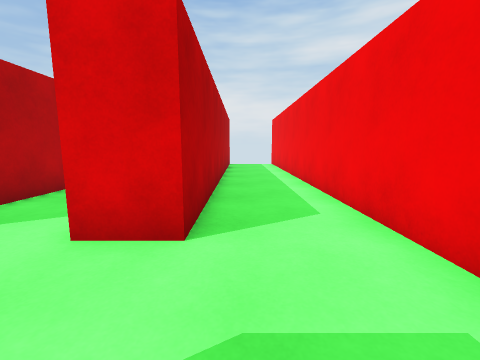
view 1 (above)

24 first-person views from a walk through a 3-D level made in the Unity game engine. The camera is 1.2 m above the floor, tilts 8° down and sees 90° across. The floor is counted in squares, 1 m on a side. Each view is taken from the middle of a square. On the plan, view 1 faces up. The plan holds only what a view shows up to about 12 squares ahead; the rest is blank. The place goes on beyond the plan.

view 2
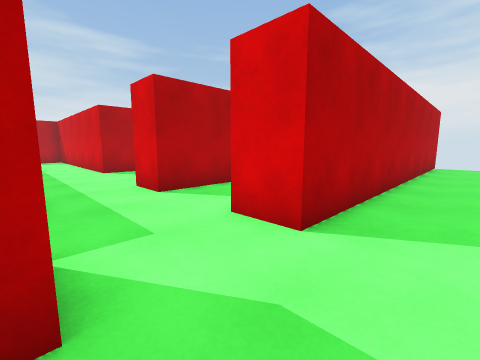

view 3
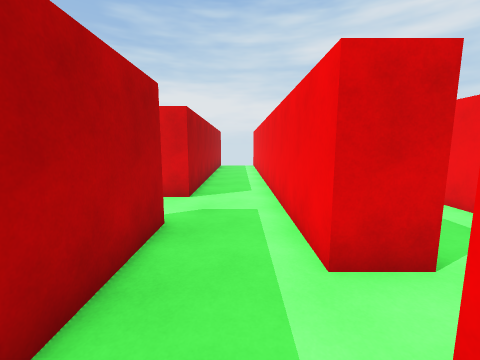

view 4
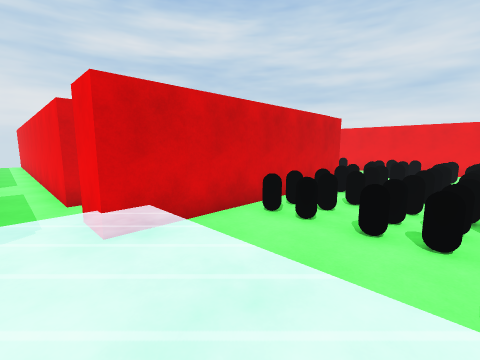

view 5
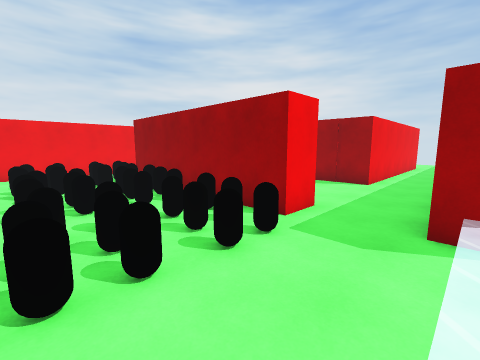

view 6
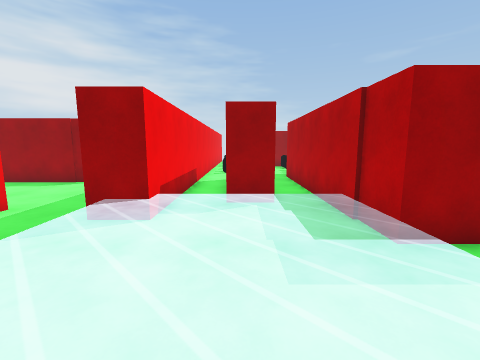

view 7
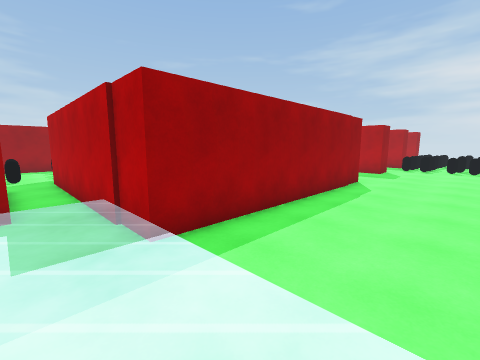

view 8
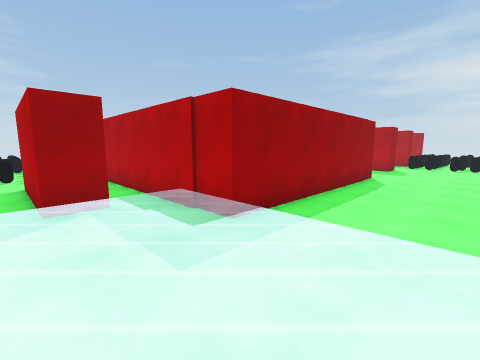

view 9
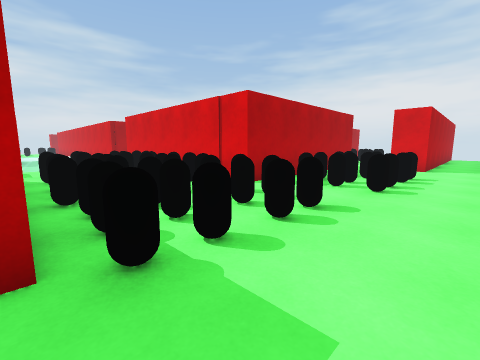

view 10
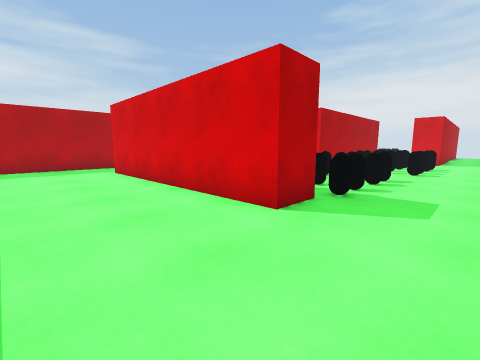

view 11
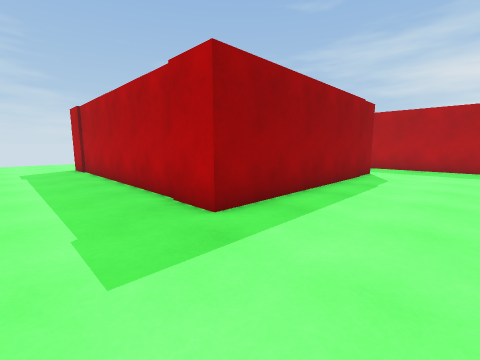

view 12
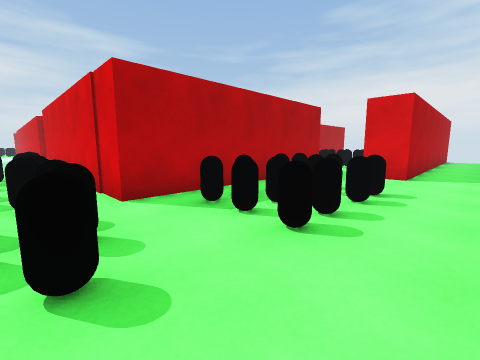

view 13
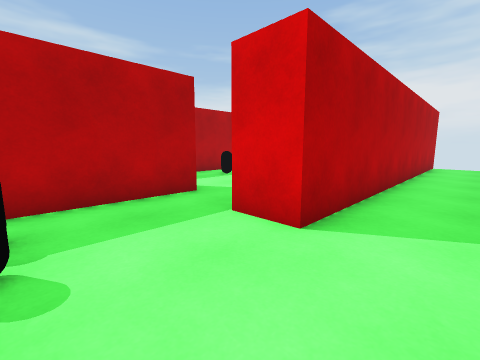

view 14
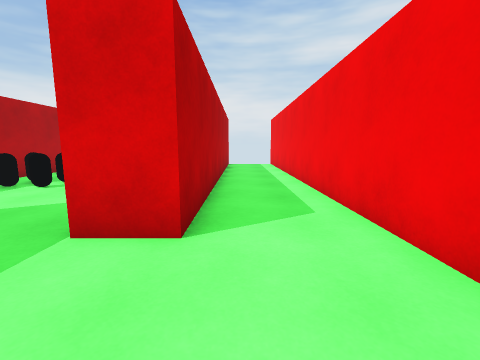

view 15
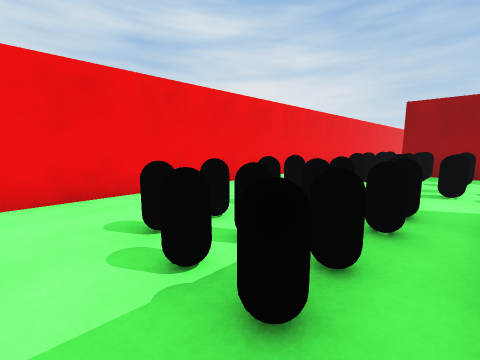

view 16
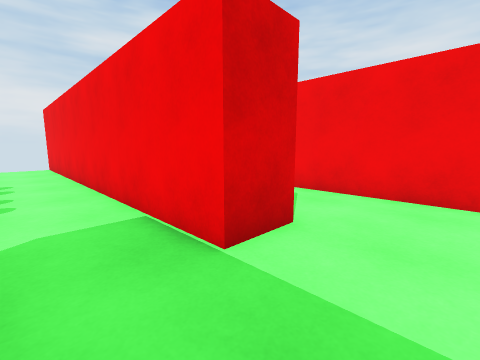

view 17
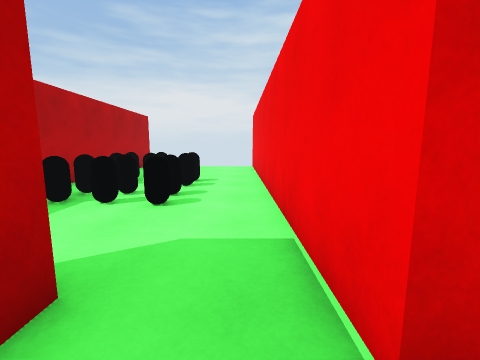

view 18
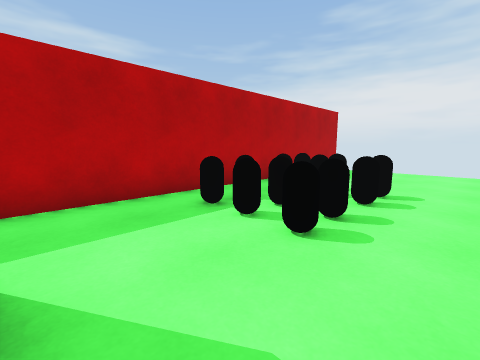

view 19
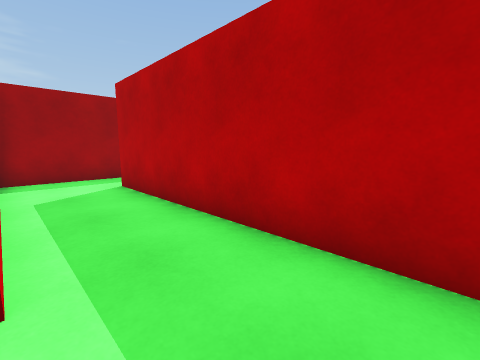

view 20
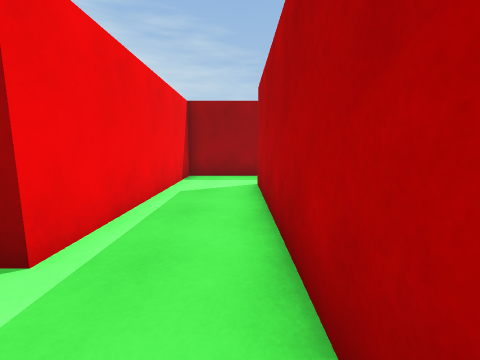

view 21
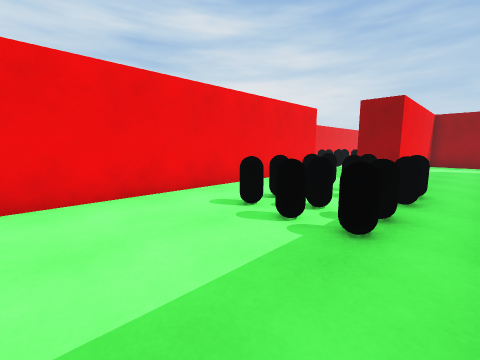

view 22
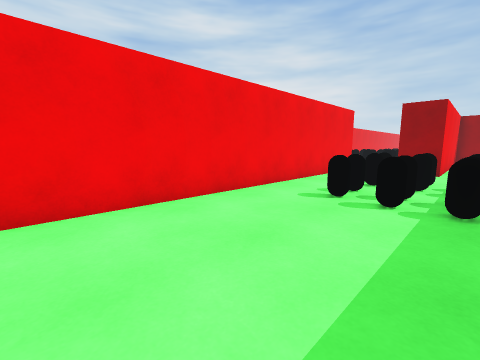

view 23
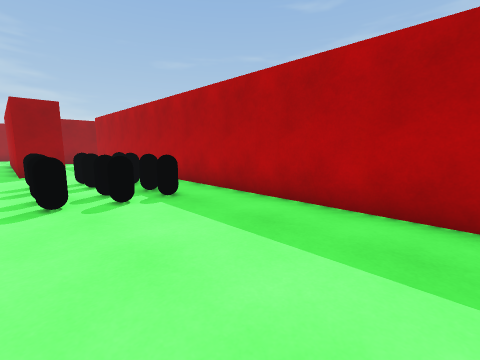

view 24
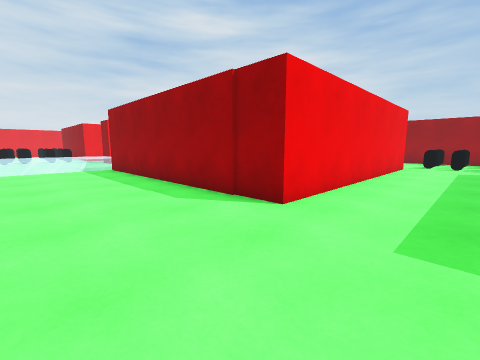

### Floor plan
Key: @ floor where view 1 was taken; # wall or solid block; . main floor; : floor 0.5 m higher than the main floor; / step, stairs or slope; C black capsule; O other object.
Columns run from 16 left of view 1 to 19 right of it. Each row starts with its distance up from view 1.
 16                         #......#
 15                #..      #......##..
 14                #..      #......##..
 13                #..      #......##..
 12                #..#     #......##..#
 11                #..#     #.CO...##..#
 10                #..#     #.CCC..##..#
  9                #..#     #.CCC..##..#
  8                #..#     #.CCC..##..#
  7            #   #..#     #.CCC..##..#
  6            #.  #..#     #......##..#
  5      #     #.  #..#     #......##..#
  4      #..   #.. #..#     #..##..##..#
  3    ###....##..##..#     #..##..##..#
  2    ...............#    ##..##......#
  1    ...............#   .##..##......#
  0                #@.#     #..##.OOC..#
 -1                #..#     #..##.OCC..#
 -2                #..###   #..##...C..#
 -3                #....    ...##.CCC..#
 -4                  .#     #####.OCC..#
 -5                  /###########......#
 -6 ..............:::::/..CCO CC..CO...#
 -7 ..............:::::/..CCC.CCCCCCC..#
 -8 ..............:::::/....C.CCCCOCC..#
 -9 ..............:::::/..OCC.CCCCCCC..#
-10 ...###########:::::/..OCC.OCCOOOC..#
-11 ...#         #:::::/..##########...
-12 ...#         #////##..##########...
-13 ...#         #.##.##...............
-14 ...#         #. #.##...............
-15 ...#         #. #.##...............
-16 ...#         #. #.##...............
-17 ...#         #. #.##....########...
-18 ...#         #. #.# ...##      #...
-19 ...#         #....  ...#       #...
-20 ...#         #....   ..#       #...
-21 ..            CC C             #...

Where each view was taken, in squares from view 1:
view 1: 0 up, 0 right, facing up
view 2: 0 up, 1 right, facing up-left
view 3: 5 down, 1 right, facing up
view 4: 10 down, 1 right, facing up-right
view 5: 6 down, 3 right, facing down-right
view 6: 6 down, 0 right, facing down
view 7: 6 down, 1 left, facing down-left
view 8: 6 down, 1 right, facing down-left
view 9: 11 down, 18 right, facing up-left
view 10: 16 down, 18 right, facing up-left
view 11: 14 down, 18 right, facing down-left
view 12: 7 down, 18 right, facing up-left
view 13: 0 up, 18 right, facing up-left
view 14: 0 up, 17 right, facing up
view 15: 1 up, 13 right, facing down-right
view 16: 1 up, 13 right, facing up-right
view 17: 2 up, 14 right, facing up
view 18: 4 up, 14 right, facing up-left
view 19: 6 up, 11 right, facing down-left
view 20: 6 up, 9 right, facing down
view 21: 14 up, 9 right, facing down-right
view 22: 16 up, 10 right, facing down-right
view 23: 16 up, 13 right, facing down-left
view 24: 6 down, 16 left, facing down-right
